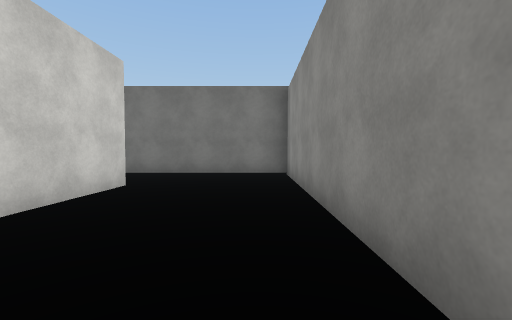
view 1 (above)

24 first-person views from a walk through a scene from a Unity 3-D project. The camera is 1.4 m above the floor, tilts 2° down and sees 90° across. The floor is counted in squares, 2 m on a side. Each view is taken from the middle of a square. On the plan, view 1 faces up. The plan holds only what a view shows up to about 9 squares ahead; the rest is blank. The player is left out. Surface patterns are stand-ins for the level's own textures.

view 2
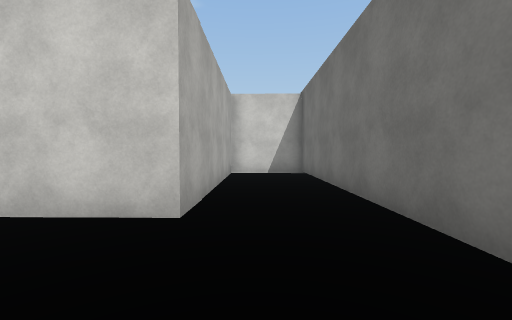

view 3
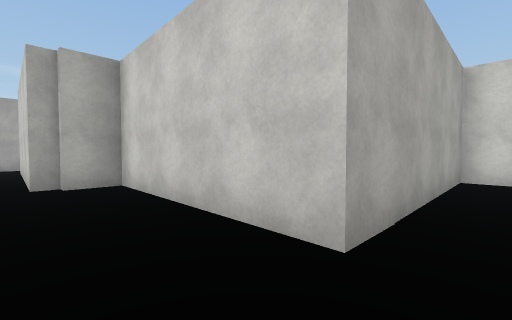

view 4
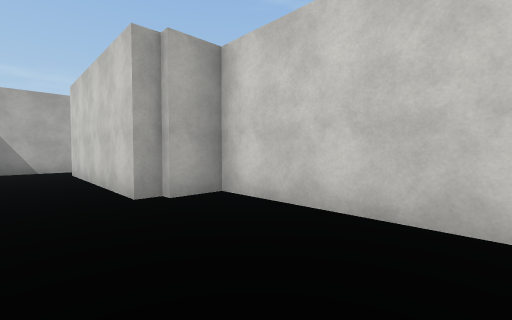

view 5
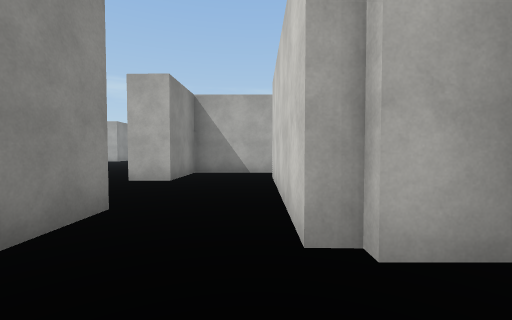

view 6
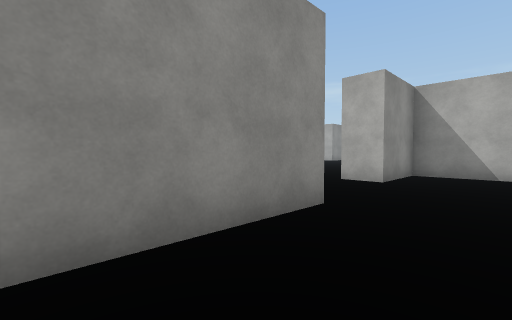

view 7
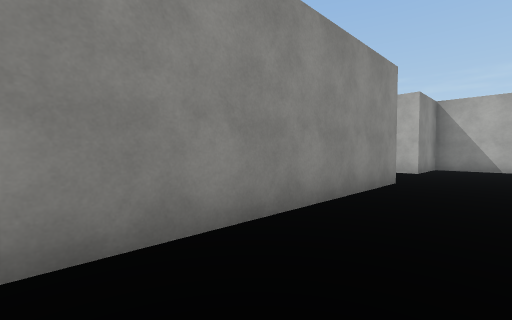

view 8
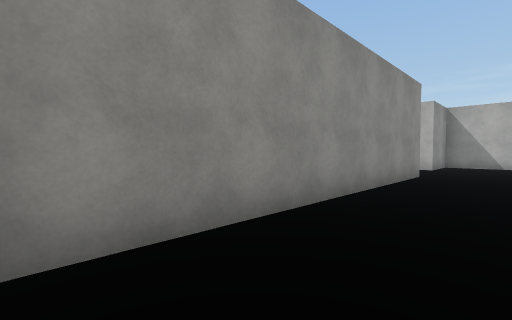

view 9
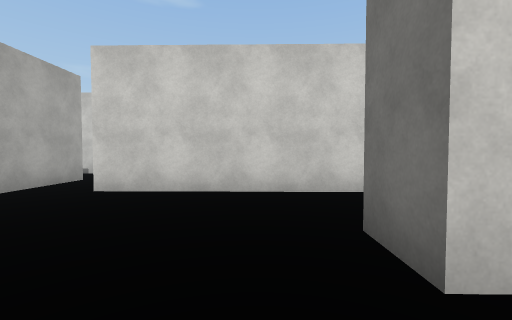

view 10
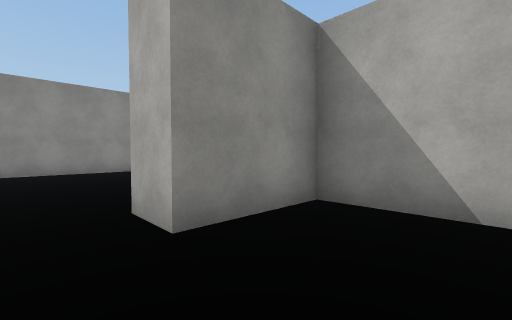

view 11
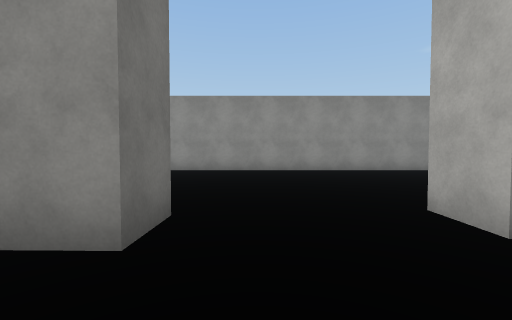

view 12
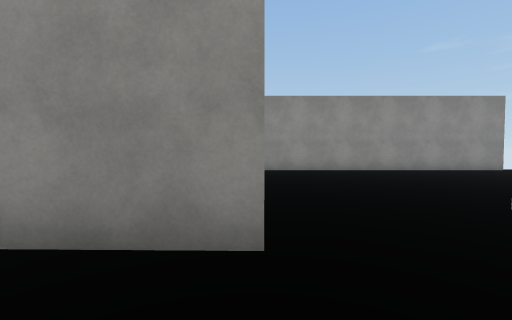

view 13
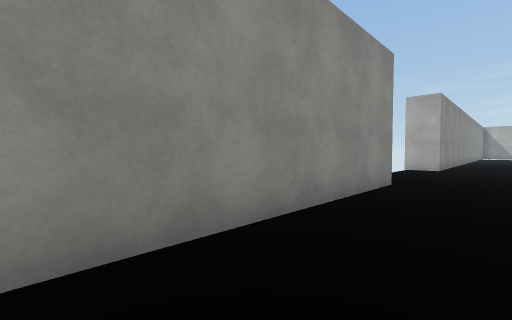

view 14
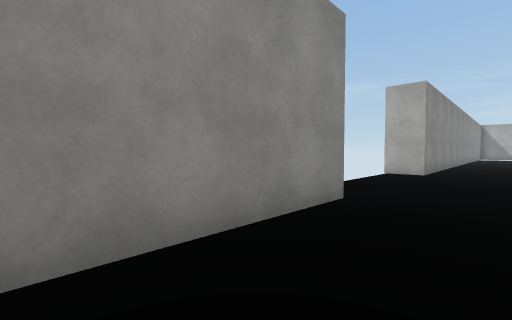

view 15
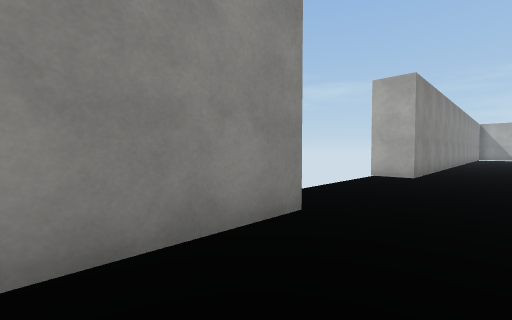

view 16
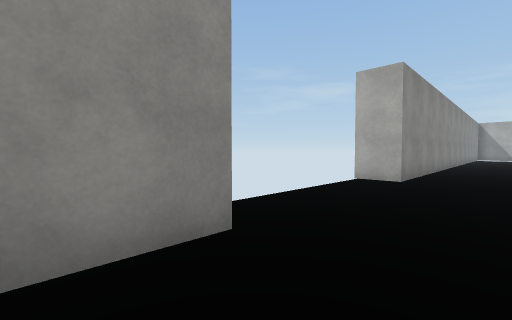

view 17
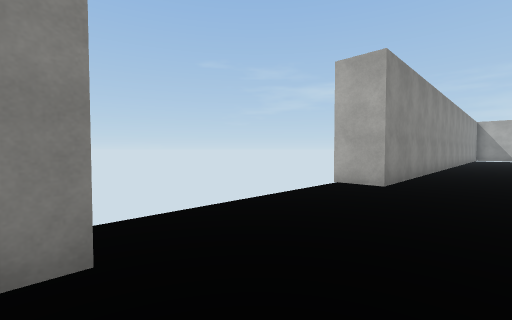

view 18
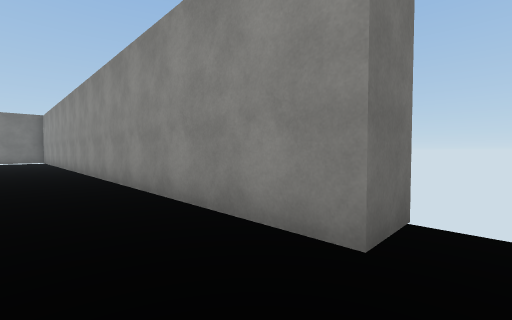

view 19
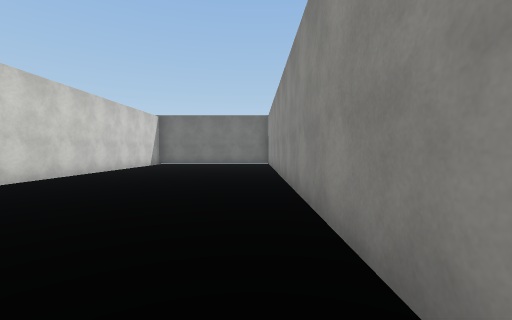

view 20
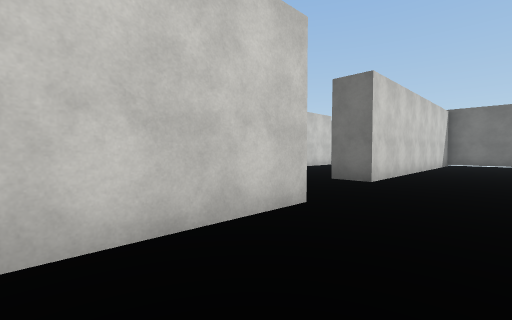

view 21
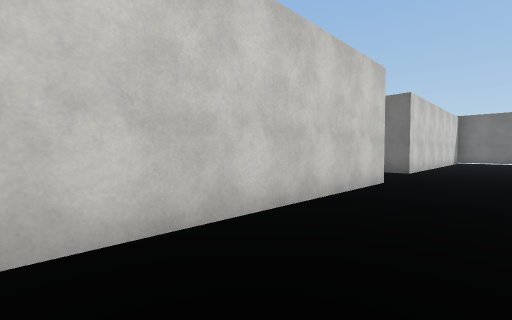

view 22
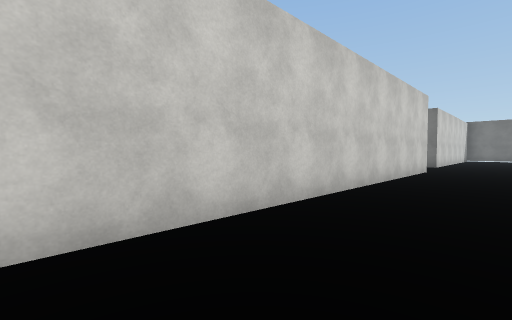

view 23
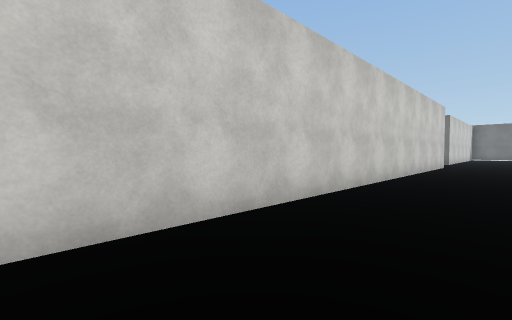

view 24
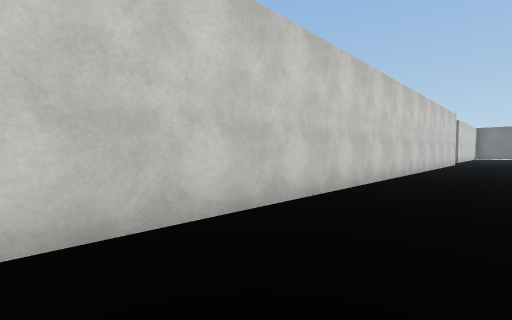

### Floor plan
Points are (right, up) in squares from view 1. A wall is a line through its corners. A room is listed if a view was taken in it or the views show most of it. See-through windows are left out.
Room 1 (views 1, 2, 3, 4, 5, 6, 7, 8, 10, 11, 12)
walls: (-1.8, 0.2) (-1.3, 0.2) (-1.4, -4.9); (1.8, -1.1) (0.8, -1.1) (0.9, 7.4) (-8.1, 7.4) (-8.1, 5.3) (-2.7, 5.2) (-2.7, 0.4) (-1.8, 0.4)
ways out: opening at (1, -2.5) to room 2; opening at (-0.5, -4) to room 3
Room 2 (views 9, 13, 14, 15, 16, 17, 18, 19, 20, 21, 22, 23, 24)
walls: (8.8, -9.4) (7.6, -9.4) (7.6, 3); (7.6, -20.1) (7.6, -14) (8.8, -14); (1, -4) (2, -4) (1.7, -20.1); (1.9, 3.6) (1.8, -1.1)
ways out: opening at (1, -2.5) to room 1
Room 3 (no view inside)
walls: (-1.5, -6.2) (1, -6.2) (1, -4)
ways out: opening at (-0.5, -4) to room 1; opening at (-2, -5.5)

Positions as (right, up) in squares from view 1, and headings:
1: (0, 0), facing up
2: (0, 6), facing left
3: (-1, 6), facing down-left
4: (0, 4), facing down-left
5: (-1, 2), facing down
6: (-1, 2), facing down-right
7: (-1, 5), facing down-right
8: (-1, 7), facing down-right
9: (3, -2), facing left
10: (-1, -3), facing down-right
11: (-1, -2), facing right
12: (-1, -1), facing right
13: (6, -4), facing down-right
14: (6, -6), facing down-right
15: (6, -7), facing down-right
16: (6, -8), facing down-right
17: (6, -9), facing down-right
18: (6, -10), facing up-right
19: (7, -6), facing up
20: (4, -7), facing up-left
21: (4, -10), facing up-left
22: (4, -14), facing up-left
23: (4, -17), facing up-left
24: (4, -20), facing up-left
